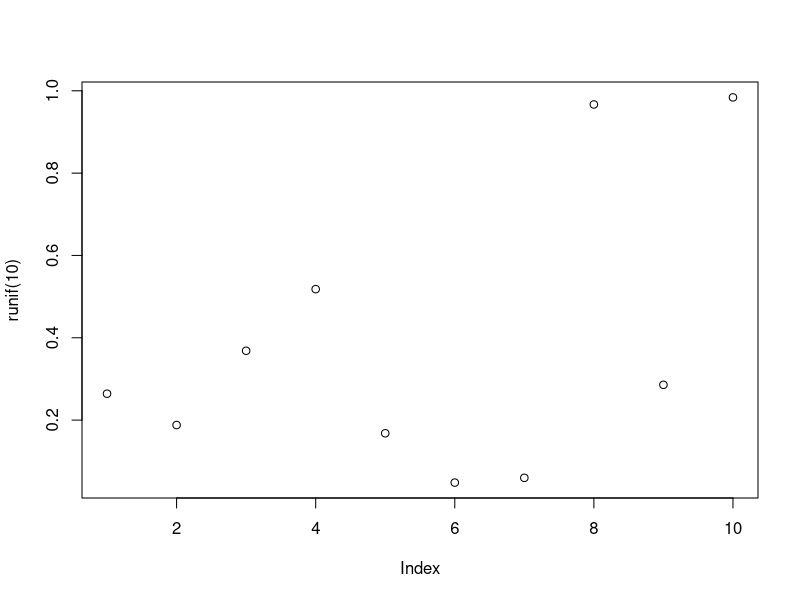

Reproduce this figure in R.
## ---- chunk 1
plot(runif(10))
